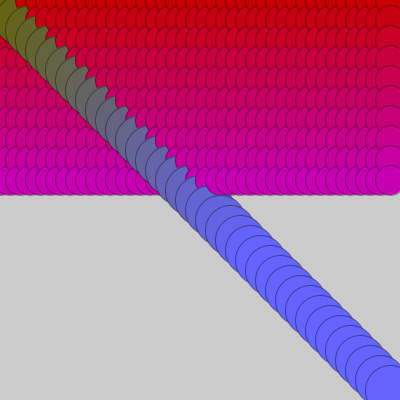
Frame 1 (no input)
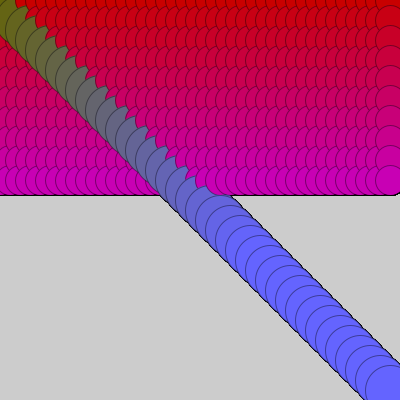
Frame 60 (the mouse pressed at the canvas centre just before this capture)
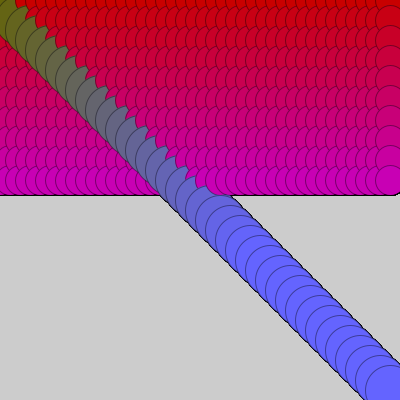
Frame 120 (the mouse held since frame 60 and released just before this capture)

The Processing sketch that drew these frames (run headless with seeded random() and noise(); from frame 60 on, the mouse is pressed at the canvas centre):

// Processing sketch: processing_62083
// ── processing_62083.pde




//define variable outside setup and draw funtions:

int ex = 10;
int ey = 10;
int lengthEllipse = 1; 
int widthEllipse = 1; 
int xE = 0;
int yE= 0;
 

void setup() {

  size(400, 400);
  smooth();
  stroke(0, 102);
  fill(200);
  frameRate(80);
  
}

void draw() {
 
 for(int i=0; i<400; i=i+10){
   for(int m=0; m<200; m=m+20){
       fill(200,0,m);
       ellipse(i,m,30,30);
   }
   fill(100,100,i);
   ellipse(i,i,50,50);
   }

}
